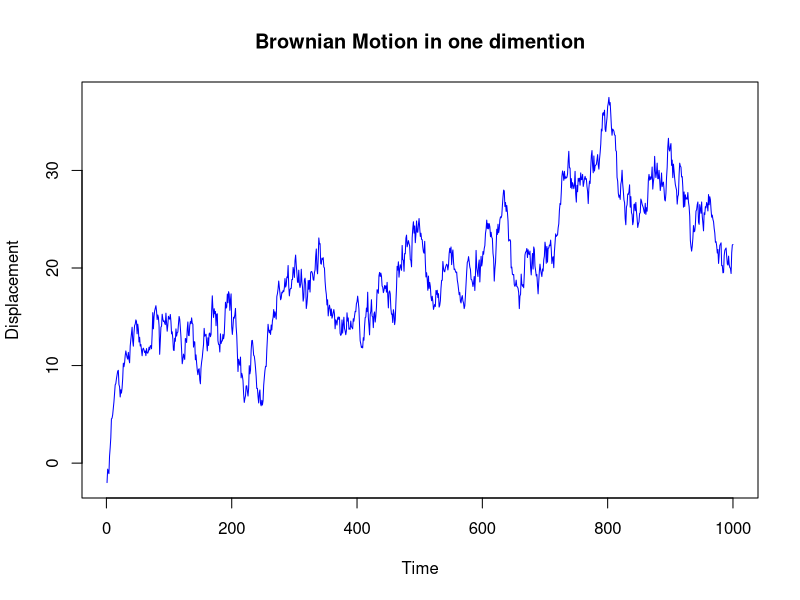

Write the R code that produced this figure.
#Movimiento Browniano simple unidimensional
N <- 1000
dis <- rnorm(N,0,1)
dis_1 <- 2*0.1 - dis
dis <- cumsum(dis)
dis_1 <- cumsum(dis_1)
plot(dis, 
     type = "l", main = "Brownian Motion in one dimention", xlab = "Time", ylab = "Displacement", col = "blue")
#lines(dis_1, col = "orange")